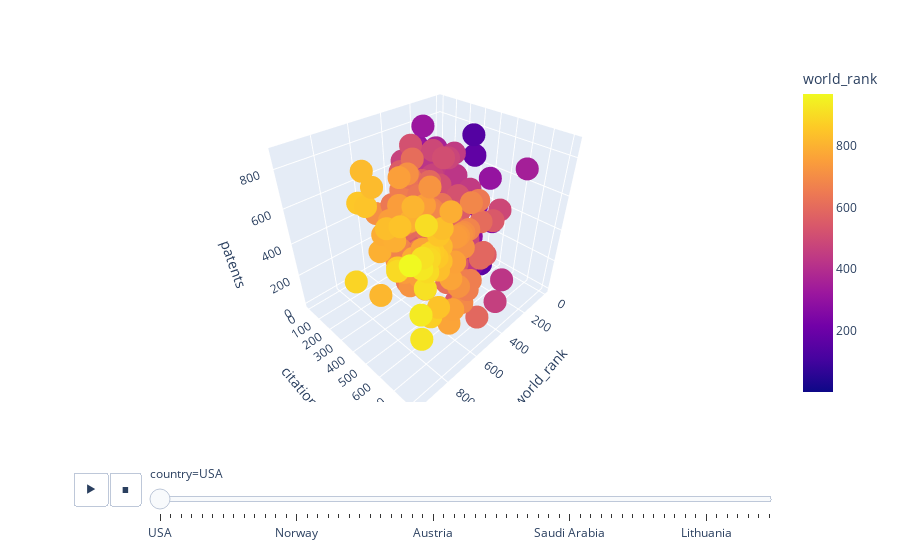

Notebook code for this chart:
### Code cell
fig = px.scatter_3d(data, x="world_rank", y="citations",z='patents',animation_frame="country" ,color='world_rank')
fig.show()

### Figure 1 — Plotly figure (JSON) as saved in the notebook; plotly's stock layout.template omitted (floating-point values rounded to 4 significant figures; data arrays with more than 128 entries replaced by an {"elided": "..."} marker saying what was removed)
{"data": [{"hovertemplate": "country=USA<br>world_rank=%{marker.color}<br>citations=%{y}<br>patents=%{z}<extra></extra>", "legendgroup": "", "marker": {"color": {"elided": "573 int values"}, "coloraxis": "coloraxis", "symbol": "circle"}, "mode": "markers", "name": "", "scene": "scene", "showlegend": false, "type": "scatter3d", "x": {"elided": "573 int values"}, "y": {"elided": "573 int values"}, "z": {"elided": "573 int values"}}], "layout": {"coloraxis": {"colorbar": {"title": {"text": "world_rank"}}, "colorscale": [[0, "#0d0887"], [0.1111, "#46039f"], [0.2222, "#7201a8"], [0.3333, "#9c179e"], [0.4444, "#bd3786"], [0.5556, "#d8576b"], [0.6667, "#ed7953"], [0.7778, "#fb9f3a"], [0.8889, "#fdca26"], [1, "#f0f921"]]}, "legend": {"tracegroupgap": 0}, "margin": {"t": 60}, "scene": {"domain": {"x": [0, 1], "y": [0, 1]}, "xaxis": {"title": {"text": "world_rank"}}, "yaxis": {"title": {"text": "citations"}}, "zaxis": {"title": {"text": "patents"}}}, "sliders": [{"active": 0, "currentvalue": {"prefix": "country="}, "len": 0.9, "pad": {"b": 10, "t": 60}, "steps": [{"args": [["USA"], {"frame": {"duration": 0, "redraw": true}, "fromcurrent": true, "mode": "immediate", "transition": {"duration": 0, "easing": "linear"}}], "label": "USA", "method": "animate"}, {"args": [["United Kingdom"], {"frame": {"duration": 0, "redraw": true}, "fromcurrent": true, "mode": "immediate", "transition": {"duration": 0, "easing": "linear"}}], "label": "United Kingdom", "method": "animate"}, {"args": [["Japan"], {"frame": {"duration": 0, "redraw": true}, "fromcurrent": true, "mode": "immediate", "transition": {"duration": 0, "easing": "linear"}}], "label": "Japan", "method": "animate"}, {"args": [["Switzerland"], {"frame": {"duration": 0, "redraw": true}, "fromcurrent": true, "mode": "immediate", "transition": {"duration": 0, "easing": "linear"}}], "label": "Switzerland", "method": "animate"}, {"args": [["palastine"], {"frame": {"duration": 0, "redraw": true}, "fromcurrent": true, "mode": "immediate", "transition": {"duration": 0, "easing": "linear"}}], "label": "palastine", "method": "animate"}, {"args": [["Canada"], {"frame": {"duration": 0, "redraw": true}, "fromcurrent": true, "mode": "immediate", "transition": {"duration": 0, "easing": "linear"}}], "label": "Canada", "method": "animate"}, {"args": [["France"], {"frame": {"duration": 0, "redraw": true}, "fromcurrent": true, "mode": "immediate", "transition": {"duration": 0, "easing": "linear"}}], "label": "France", "method": "animate"}, {"args": [["Sweden"], {"frame": {"duration": 0, "redraw": true}, "fromcurrent": true, "mode": "immediate", "transition": {"duration": 0, "easing": "linear"}}], "label": "Sweden", "method": "animate"}, {"args": [["South Korea"], {"frame": {"duration": 0, "redraw": true}, "fromcurrent": true, "mode": "immediate", "transition": {"duration": 0, "easing": "linear"}}], "label": "South Korea", "method": "animate"}, {"args": [["Italy"], {"frame": {"duration": 0, "redraw": true}, "fromcurrent": true, "mode": "immediate", "transition": {"duration": 0, "easing": "linear"}}], "label": "Italy", "method": "animate"}, {"args": [["Germany"], {"frame": {"duration": 0, "redraw": true}, "fromcurrent": true, "mode": "immediate", "transition": {"duration": 0, "easing": "linear"}}], "label": "Germany", "method": "animate"}, {"args": [["Netherlands"], {"frame": {"duration": 0, "redraw": true}, "fromcurrent": true, "mode": "immediate", "transition": {"duration": 0, "easing": "linear"}}], "label": "Netherlands", "method": "animate"}, {"args": [["Finland"], {"frame": {"duration": 0, "redraw": true}, "fromcurrent": true, "mode": "immediate", "transition": {"duration": 0, "easing": "linear"}}], "label": "Finland", "method": "animate"}, {"args": [["Norway"], {"frame": {"duration": 0, "redraw": true}, "fromcurrent": true, "mode": "immediate", "transition": {"duration": 0, "easing": "linear"}}], "label": "Norway", "method": "animate"}, {"args": [["Australia"], {"frame": {"duration": 0, "redraw": true}, "fromcurrent": true, "mode": "immediate", "transition": {"duration": 0, "easing": "linear"}}], "label": "Australia", "method": "animate"}, {"args": [["Denmark"], {"frame": {"duration": 0, "redraw": true}, "fromcurrent": true, "mode": "immediate", "transition": {"duration": 0, "easing": "linear"}}], "label": "Denmark", "method": "animate"}, {"args": [["Singapore"], {"frame": {"duration": 0, "redraw": true}, "fromcurrent": true, "mode": "immediate", "transition": {"duration": 0, "easing": "linear"}}], "label": "Singapore", "method": "animate"}, {"args": [["Russia"], {"frame": {"duration": 0, "redraw": true}, "fromcurrent": true, "mode": "immediate", "transition": {"duration": 0, "easing": "linear"}}], "label": "Russia", "method": "animate"}, {"args": [["China"], {"frame": {"duration": 0, "redraw": true}, "fromcurrent": true, "mode": "immediate", "transition": {"duration": 0, "easing": "linear"}}], "label": "China", "method": "animate"}, {"args": [["Taiwan"], {"frame": {"duration": 0, "redraw": true}, "fromcurrent": true, "mode": "immediate", "transition": {"duration": 0, "easing": "linear"}}], "label": "Taiwan", "method": "animate"}, {"args": [["Belgium"], {"frame": {"duration": 0, "redraw": true}, "fromcurrent": true, "mode": "immediate", "transition": {"duration": 0, "easing": "linear"}}], "label": "Belgium", "method": "animate"}, {"args": [["South Africa"], {"frame": {"duration": 0, "redraw": true}, "fromcurrent": true, "mode": "immediate", "transition": {"duration": 0, "easing": "linear"}}], "label": "South Africa", "method": "animate"}, {"args": [["Spain"], {"frame": {"duration": 0, "redraw": true}, "fromcurrent": true, "mode": "immediate", "transition": {"duration": 0, "easing": "linear"}}], "label": "Spain", "method": "animate"}, {"args": [["Brazil"], {"frame": {"duration": 0, "redraw": true}, "fromcurrent": true, "mode": "immediate", "transition": {"duration": 0, "easing": "linear"}}], "label": "Brazil", "method": "animate"}, {"args": [["Hong Kong"], {"frame": {"duration": 0, "redraw": true}, "fromcurrent": true, "mode": "immediate", "transition": {"duration": 0, "easing": "linear"}}], "label": "Hong Kong", "method": "animate"}, {"args": [["Ireland"], {"frame": {"duration": 0, "redraw": true}, "fromcurrent": true, "mode": "immediate", "transition": {"duration": 0, "easing": "linear"}}], "label": "Ireland", "method": "animate"}, {"args": [["Austria"], {"frame": {"duration": 0, "redraw": true}, "fromcurrent": true, "mode": "immediate", "transition": {"duration": 0, "easing": "linear"}}], "label": "Austria", "method": "animate"}, {"args": [["New Zealand"], {"frame": {"duration": 0, "redraw": true}, "fromcurrent": true, "mode": "immediate", "transition": {"duration": 0, "easing": "linear"}}], "label": "New Zealand", "method": "animate"}, {"args": [["Portugal"], {"frame": {"duration": 0, "redraw": true}, "fromcurrent": true, "mode": "immediate", "transition": {"duration": 0, "easing": "linear"}}], "label": "Portugal", "method": "animate"}, {"args": [["Thailand"], {"frame": {"duration": 0, "redraw": true}, "fromcurrent": true, "mode": "immediate", "transition": {"duration": 0, "easing": "linear"}}], "label": "Thailand", "method": "animate"}, {"args": [["Czech Republic"], {"frame": {"duration": 0, "redraw": true}, "fromcurrent": true, "mode": "immediate", "transition": {"duration": 0, "easing": "linear"}}], "label": "Czech Republic", "method": "animate"}, {"args": [["Malaysia"], {"frame": {"duration": 0, "redraw": true}, "fromcurrent": true, "mode": "immediate", "transition": {"duration": 0, "easing": "linear"}}], "label": "Malaysia", "method": "animate"}, {"args": [["India"], {"frame": {"duration": 0, "redraw": true}, "fromcurrent": true, "mode": "immediate", "transition": {"duration": 0, "easing": "linear"}}], "label": "India", "method": "animate"}, {"args": [["Greece"], {"frame": {"duration": 0, "redraw": true}, "fromcurrent": true, "mode": "immediate", "transition": {"duration": 0, "easing": "linear"}}], "label": "Greece", "method": "animate"}, {"args": [["Mexico"], {"frame": {"duration": 0, "redraw": true}, "fromcurrent": true, "mode": "immediate", "transition": {"duration": 0, "easing": "linear"}}], "label": "Mexico", "method": "animate"}, {"args": [["Hungary"], {"frame": {"duration": 0, "redraw": true}, "fromcurrent": true, "mode": "immediate", "transition": {"duration": 0, "easing": "linear"}}], "label": "Hungary", "method": "animate"}, {"args": [["Argentina"], {"frame": {"duration": 0, "redraw": true}, "fromcurrent": true, "mode": "immediate", "transition": {"duration": 0, "easing": "linear"}}], "label": "Argentina", "method": "animate"}, {"args": [["Turkey"], {"frame": {"duration": 0, "redraw": true}, "fromcurrent": true, "mode": "immediate", "transition": {"duration": 0, "easing": "linear"}}], "label": "Turkey", "method": "animate"}, {"args": [["Poland"], {"frame": {"duration": 0, "redraw": true}, "fromcurrent": true, "mode": "immediate", "transition": {"duration": 0, "easing": "linear"}}], "label": "Poland", "method": "animate"}, {"args": [["Saudi Arabia"], {"frame": {"duration": 0, "redraw": true}, "fromcurrent": true, "mode": "immediate", "transition": {"duration": 0, "easing": "linear"}}], "label": "Saudi Arabia", "method": "animate"}, {"args": [["Chile"], {"frame": {"duration": 0, "redraw": true}, "fromcurrent": true, "mode": "immediate", "transition": {"duration": 0, "easing": "linear"}}], "label": "Chile", "method": "animate"}, {"args": [["Iceland"], {"frame": {"duration": 0, "redraw": true}, "fromcurrent": true, "mode": "immediate", "transition": {"duration": 0, "easing": "linear"}}], "label": "Iceland", "method": "animate"}, {"args": [["Slovenia"], {"frame": {"duration": 0, "redraw": true}, "fromcurrent": true, "mode": "immediate", "transition": {"duration": 0, "easing": "linear"}}], "label": "Slovenia", "method": "animate"}, {"args": [["Estonia"], {"frame": {"duration": 0, "redraw": true}, "fromcurrent": true, "mode": "immediate", "transition": {"duration": 0, "easing": "linear"}}], "label": "Estonia", "method": "animate"}, {"args": [["Lebanon"], {"frame": {"duration": 0, "redraw": true}, "fromcurrent": true, "mode": "immediate", "transition": {"duration": 0, "easing": "linear"}}], "label": "Lebanon", "method": "animate"}, {"args": [["Croatia"], {"frame": {"duration": 0, "redraw": true}, "fromcurrent": true, "mode": "immediate", "transition": {"duration": 0, "easing": "linear"}}], "label": "Croatia", "method": "animate"}, {"args": [["Colombia"], {"frame": {"duration": 0, "redraw": true}, "fromcurrent": true, "mode": "immediate", "transition": {"duration": 0, "easing": "linear"}}], "label": "Colombia", "method": "animate"}, {"args": [["Slovak Republic"], {"frame": {"duration": 0, "redraw": true}, "fromcurrent": true, "mode": "immediate", "transition": {"duration": 0, "easing": "linear"}}], "label": "Slovak Republic", "method": "animate"}, {"args": [["Iran"], {"frame": {"duration": 0, "redraw": true}, "fromcurrent": true, "mode": "immediate", "transition": {"duration": 0, "easing": "linear"}}], "label": "Iran", "method": "animate"}, {"args": [["Egypt"], {"frame": {"duration": 0, "redraw": true}, "fromcurrent": true, "mode": "immediate", "transition": {"duration": 0, "easing": "linear"}}], "label": "Egypt", "method": "animate"}, {"args": [["Serbia"], {"frame": {"duration": 0, "redraw": true}, "fromcurrent": true, "mode": "immediate", "transition": {"duration": 0, "easing": "linear"}}], "label": "Serbia", "method": "animate"}, {"args": [["Bulgaria"], {"frame": {"duration": 0, "redraw": true}, "fromcurrent": true, "mode": "immediate", "transition": {"duration": 0, "easing": "linear"}}], "label": "Bulgaria", "method": "animate"}, {"args": [["Lithuania"], {"frame": {"duration": 0, "redraw": true}, "fromcurrent": true, "mode": "immediate", "transition": {"duration": 0, "easing": "linear"}}], "label": "Lithuania", "method": "animate"}, {"args": [["Uganda"], {"frame": {"duration": 0, "redraw": true}, "fromcurrent": true, "mode": "immediate", "transition": {"duration": 0, "easing": "linear"}}], "label": "Uganda", "method": "animate"}, {"args": [["United Arab Emirates"], {"frame": {"duration": 0, "redraw": true}, "fromcurrent": true, "mode": "immediate", "transition": {"duration": 0, "easing": "linear"}}], "label": "United Arab Emirates", "method": "animate"}, {"args": [["Uruguay"], {"frame": {"duration": 0, "redraw": true}, "fromcurrent": true, "mode": "immediate", "transition": {"duration": 0, "easing": "linear"}}], "label": "Uruguay", "method": "animate"}, {"args": [["Cyprus"], {"frame": {"duration": 0, "redraw": true}, "fromcurrent": true, "mode": "immediate", "transition": {"duration": 0, "easing": "linear"}}], "label": "Cyprus", "method": "animate"}, {"args": [["Romania"], {"frame": {"duration": 0, "redraw": true}, "fromcurrent": true, "mode": "immediate", "transition": {"duration": 0, "easing": "linear"}}], "label": "Romania", "method": "animate"}, {"args": [["Puerto Rico"], {"frame": {"duration": 0, "redraw": true}, "fromcurrent": true, "mode": "immediate", "transition": {"duration": 0, "easing": "linear"}}], "label": "Puerto Rico", "method": "animate"}], "x": 0.1, "xanchor": "left", "y": 0, "yanchor": "top"}], "updatemenus": [{"buttons": [{"args": [null, {"frame": {"duration": 500, "redraw": true}, "fromcurrent": true, "mode": "immediate", "transition": {"duration": 500, "easing": "linear"}}], "label": "&#9654;", "method": "animate"}, {"args": [[null], {"frame": {"duration": 0, "redraw": true}, "fromcurrent": true, "mode": "immediate", "transition": {"duration": 0, "easing": "linear"}}], "label": "&#9724;", "method": "animate"}], "direction": "left", "pad": {"r": 10, "t": 70}, "showactive": false, "type": "buttons", "x": 0.1, "xanchor": "right", "y": 0, "yanchor": "top"}]}}
